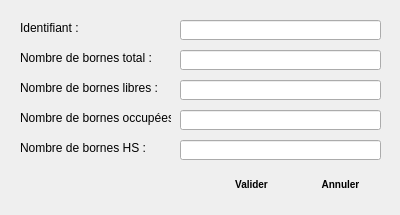
<?xml version="1.0" encoding="UTF-8"?>
<ui version="4.0">
 <class>AjouterStation</class>
 <widget class="QDialog" name="AjouterStation">
  <property name="geometry">
   <rect>
    <x>0</x>
    <y>0</y>
    <width>400</width>
    <height>215</height>
   </rect>
  </property>
  <property name="windowTitle">
   <string>Ajouter une station</string>
  </property>
  <property name="windowIcon">
   <iconset>
    <normaloff>add.png</normaloff>add.png</iconset>
  </property>
  <property name="styleSheet">
   <string notr="true"> QPushButton {
     border: 1px solid #1E7FCB74D0F1;
     border-radius: 4px;
     background-color: qlineargradient(x1: 0, y1: 0, x2: 0, y2: 1,
                                       stop: 0 #1E7FCB, stop: 0.4 #74D0F1,
									   stop: 0.5 #74D0F1, stop: 1.0 #1E7FCB);
     min-width: 80px;
	 min-height: 25px;
	 font-weight: bold;
	 font-size:10px;
	 border-color: #1E7FCB;
 }
 
 QPushButton:pressed {
     background-color: qlineargradient(x1: 0, y1: 0, x2: 0, y2: 1,
                                       stop: 0 #BB0B0B, stop: 0.4 #E32636,
									   stop: 0.5 #E32636, stop: 1.0 #BB0B0B);
	font-weight: bold;
	color:white;
	border-color: #BB0B0B;
 }

 QPushButton:hover {
     background-color: qlineargradient(x1: 0, y1: 0, x2: 0, y2: 1,
                                       stop: 0 #BB0B0B, stop: 1 #E32636,
									   stop: 0.5 #E32636, stop: 1.0 #BB0B0B);
	 color:white;
	 font-weight: bold;
	 border-color: #E32636;
 }

 QPushButton:flat {
     border: none; /* no border for a flat push button */
 }</string>
  </property>
  <widget class="QWidget" name="layoutWidget">
   <property name="geometry">
    <rect>
     <x>210</x>
     <y>170</y>
     <width>172</width>
     <height>29</height>
    </rect>
   </property>
   <layout class="QHBoxLayout" name="horizontalLayout_6">
    <item>
     <widget class="QPushButton" name="validerBtnAjSta">
      <property name="text">
       <string>Valider</string>
      </property>
     </widget>
    </item>
    <item>
     <widget class="QPushButton" name="annulerBtnAjSta">
      <property name="text">
       <string>Annuler</string>
      </property>
     </widget>
    </item>
   </layout>
  </widget>
  <widget class="QLabel" name="label">
   <property name="geometry">
    <rect>
     <x>20</x>
     <y>20</y>
     <width>71</width>
     <height>16</height>
    </rect>
   </property>
   <property name="text">
    <string>Identifiant :</string>
   </property>
  </widget>
  <widget class="QLabel" name="label_2">
   <property name="geometry">
    <rect>
     <x>20</x>
     <y>80</y>
     <width>141</width>
     <height>16</height>
    </rect>
   </property>
   <property name="text">
    <string>Nombre de bornes libres :</string>
   </property>
  </widget>
  <widget class="QLabel" name="label_3">
   <property name="geometry">
    <rect>
     <x>20</x>
     <y>110</y>
     <width>151</width>
     <height>16</height>
    </rect>
   </property>
   <property name="text">
    <string>Nombre de bornes occupées :</string>
   </property>
  </widget>
  <widget class="QLabel" name="label_4">
   <property name="geometry">
    <rect>
     <x>20</x>
     <y>50</y>
     <width>161</width>
     <height>16</height>
    </rect>
   </property>
   <property name="text">
    <string>Nombre de bornes total :</string>
   </property>
  </widget>
  <widget class="QLabel" name="label_5">
   <property name="geometry">
    <rect>
     <x>20</x>
     <y>140</y>
     <width>131</width>
     <height>16</height>
    </rect>
   </property>
   <property name="text">
    <string>Nombre de bornes HS :</string>
   </property>
  </widget>
  <widget class="QLineEdit" name="lineEditAjIdSta">
   <property name="geometry">
    <rect>
     <x>180</x>
     <y>20</y>
     <width>201</width>
     <height>20</height>
    </rect>
   </property>
  </widget>
  <widget class="QLineEdit" name="lineEditAjNtSta">
   <property name="geometry">
    <rect>
     <x>180</x>
     <y>50</y>
     <width>201</width>
     <height>20</height>
    </rect>
   </property>
  </widget>
  <widget class="QLineEdit" name="lineEditAjNlSta">
   <property name="geometry">
    <rect>
     <x>180</x>
     <y>80</y>
     <width>201</width>
     <height>20</height>
    </rect>
   </property>
  </widget>
  <widget class="QLineEdit" name="lineEditAjNoSta">
   <property name="geometry">
    <rect>
     <x>180</x>
     <y>110</y>
     <width>201</width>
     <height>20</height>
    </rect>
   </property>
  </widget>
  <widget class="QLineEdit" name="lineEditAjNhSta">
   <property name="geometry">
    <rect>
     <x>180</x>
     <y>140</y>
     <width>201</width>
     <height>20</height>
    </rect>
   </property>
  </widget>
 </widget>
 <resources/>
 <connections/>
</ui>
